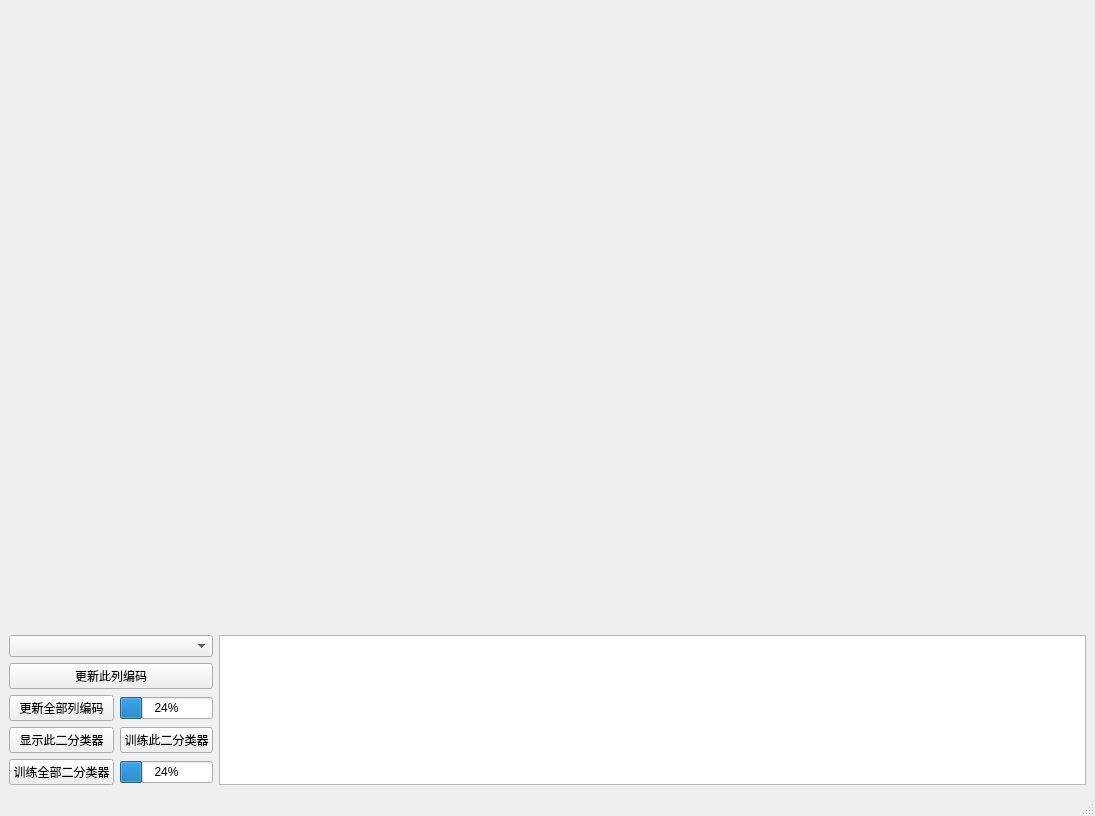
<?xml version="1.0" encoding="UTF-8"?>
<ui version="4.0">
 <class>MainWindow</class>
 <widget class="QMainWindow" name="MainWindow">
  <property name="geometry">
   <rect>
    <x>0</x>
    <y>0</y>
    <width>1095</width>
    <height>816</height>
   </rect>
  </property>
  <property name="windowTitle">
   <string>Code Matrix</string>
  </property>
  <widget class="QWidget" name="centralwidget">
   <layout class="QGridLayout" name="gridLayout" columnstretch="0,0,1">
    <item row="0" column="0" colspan="3">
     <widget class="QWidget" name="codeMatrix" native="true"/>
    </item>
    <item row="1" column="2" rowspan="5">
     <widget class="QTextBrowser" name="textBrowser"/>
    </item>
    <item row="2" column="0" colspan="2">
     <widget class="QPushButton" name="pbt_updateColumCode">
      <property name="text">
       <string>更新此列编码</string>
      </property>
     </widget>
    </item>
    <item row="3" column="0">
     <widget class="QPushButton" name="pbt_updateAllColum">
      <property name="text">
       <string>更新全部列编码</string>
      </property>
     </widget>
    </item>
    <item row="3" column="1">
     <widget class="QProgressBar" name="pbt_updateAllProcess">
      <property name="value">
       <number>24</number>
      </property>
     </widget>
    </item>
    <item row="4" column="0">
     <widget class="QPushButton" name="pbt_showColumSVC">
      <property name="text">
       <string>显示此二分类器</string>
      </property>
     </widget>
    </item>
    <item row="4" column="1">
     <widget class="QPushButton" name="pbt_trainColumSVC">
      <property name="text">
       <string>训练此二分类器</string>
      </property>
     </widget>
    </item>
    <item row="5" column="0">
     <widget class="QPushButton" name="pbt_trainAllSVC">
      <property name="text">
       <string>训练全部二分类器</string>
      </property>
     </widget>
    </item>
    <item row="5" column="1">
     <widget class="QProgressBar" name="pbt_trainAllProcess">
      <property name="value">
       <number>24</number>
      </property>
     </widget>
    </item>
    <item row="1" column="0" colspan="2">
     <widget class="QComboBox" name="comboBox_phase"/>
    </item>
   </layout>
  </widget>
  <widget class="QMenuBar" name="menubar">
   <property name="geometry">
    <rect>
     <x>0</x>
     <y>0</y>
     <width>1095</width>
     <height>23</height>
    </rect>
   </property>
  </widget>
  <widget class="QStatusBar" name="statusbar"/>
 </widget>
 <resources/>
 <connections/>
</ui>
